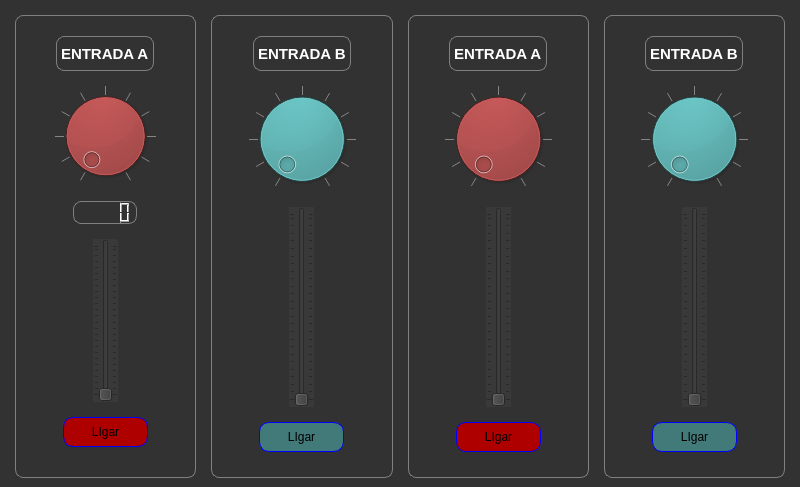
<?xml version="1.0" encoding="UTF-8"?>
<ui version="4.0">
 <class>MainWindow</class>
 <widget class="QMainWindow" name="MainWindow">
  <property name="geometry">
   <rect>
    <x>0</x>
    <y>0</y>
    <width>800</width>
    <height>487</height>
   </rect>
  </property>
  <property name="windowTitle">
   <string>MainWindow</string>
  </property>
  <widget class="QWidget" name="centralwidget">
   <property name="styleSheet">
    <string notr="true">QWidget #centralwidget{
	background-color: rgb(50, 50, 50);
}
QFrame{
	border: 1px solid gray;
	border-radius: 8px;
}
QLabel{
	color: rgb(255, 255, 255);
	font-size: 15px;
	font-weight: bold;
}



</string>
   </property>
   <layout class="QHBoxLayout" name="horizontalLayout_2">
    <property name="spacing">
     <number>6</number>
    </property>
    <property name="leftMargin">
     <number>15</number>
    </property>
    <property name="topMargin">
     <number>15</number>
    </property>
    <property name="rightMargin">
     <number>15</number>
    </property>
    <item>
     <layout class="QHBoxLayout" name="horizontalLayout">
      <property name="spacing">
       <number>15</number>
      </property>
      <item>
       <widget class="QFrame" name="frame">
        <property name="styleSheet">
         <string notr="true">QDial{
	background-color: rgb(175, 0, 0);
}
QFrame{
	border: 1px solid gray;
}
QPushButton {
	background-color: rgb(175, 0, 0);
	border-radius: 10px;
	border: 1px solid blue;
}
</string>
        </property>
        <property name="frameShape">
         <enum>QFrame::StyledPanel</enum>
        </property>
        <property name="frameShadow">
         <enum>QFrame::Sunken</enum>
        </property>
        <property name="lineWidth">
         <number>5</number>
        </property>
        <layout class="QHBoxLayout" name="horizontalLayout_3">
         <property name="leftMargin">
          <number>0</number>
         </property>
         <property name="topMargin">
          <number>10</number>
         </property>
         <property name="rightMargin">
          <number>0</number>
         </property>
         <property name="bottomMargin">
          <number>15</number>
         </property>
         <item>
          <layout class="QVBoxLayout" name="verticalLayout_7" stretch="0,0,0,0,0">
           <property name="spacing">
            <number>15</number>
           </property>
           <property name="topMargin">
            <number>10</number>
           </property>
           <property name="bottomMargin">
            <number>15</number>
           </property>
           <item alignment="Qt::AlignHCenter">
            <widget class="QLabel" name="lb_a">
             <property name="minimumSize">
              <size>
               <width>0</width>
               <height>35</height>
              </size>
             </property>
             <property name="maximumSize">
              <size>
               <width>16777215</width>
               <height>35</height>
              </size>
             </property>
             <property name="font">
              <font>
               <pointsize>-1</pointsize>
               <bold>true</bold>
               <underline>false</underline>
              </font>
             </property>
             <property name="text">
              <string>ENTRADA A</string>
             </property>
            </widget>
           </item>
           <item>
            <widget class="QDial" name="dial_a">
             <property name="cursor">
              <cursorShape>PointingHandCursor</cursorShape>
             </property>
             <property name="singleStep">
              <number>10</number>
             </property>
             <property name="notchesVisible">
              <bool>true</bool>
             </property>
            </widget>
           </item>
           <item alignment="Qt::AlignHCenter">
            <widget class="QLCDNumber" name="lcd">
             <property name="maximumSize">
              <size>
               <width>16777215</width>
               <height>30</height>
              </size>
             </property>
             <property name="lineWidth">
              <number>1</number>
             </property>
             <property name="midLineWidth">
              <number>0</number>
             </property>
             <property name="smallDecimalPoint">
              <bool>false</bool>
             </property>
             <property name="digitCount">
              <number>5</number>
             </property>
             <property name="segmentStyle">
              <enum>QLCDNumber::Outline</enum>
             </property>
             <property name="intValue" stdset="0">
              <number>0</number>
             </property>
            </widget>
           </item>
           <item alignment="Qt::AlignHCenter">
            <widget class="QSlider" name="dlz_01">
             <property name="maximumSize">
              <size>
               <width>16777215</width>
               <height>185</height>
              </size>
             </property>
             <property name="cursor">
              <cursorShape>PointingHandCursor</cursorShape>
             </property>
             <property name="styleSheet">
              <string notr="true">QSlider{
background-color: rgb(57, 57, 57);
}

QSlider::TicksAbove{
	1;
}
</string>
             </property>
             <property name="minimum">
              <number>0</number>
             </property>
             <property name="maximum">
              <number>49</number>
             </property>
             <property name="tracking">
              <bool>false</bool>
             </property>
             <property name="orientation">
              <enum>Qt::Vertical</enum>
             </property>
             <property name="tickPosition">
              <enum>QSlider::TicksBothSides</enum>
             </property>
             <property name="tickInterval">
              <number>2</number>
             </property>
            </widget>
           </item>
           <item alignment="Qt::AlignHCenter">
            <widget class="QPushButton" name="btnPlay_a">
             <property name="minimumSize">
              <size>
               <width>85</width>
               <height>30</height>
              </size>
             </property>
             <property name="maximumSize">
              <size>
               <width>16777215</width>
               <height>16777215</height>
              </size>
             </property>
             <property name="cursor">
              <cursorShape>PointingHandCursor</cursorShape>
             </property>
             <property name="text">
              <string>LIgar</string>
             </property>
             <property name="checkable">
              <bool>true</bool>
             </property>
             <property name="checked">
              <bool>false</bool>
             </property>
            </widget>
           </item>
          </layout>
         </item>
        </layout>
       </widget>
      </item>
      <item>
       <widget class="QFrame" name="frame_2">
        <property name="styleSheet">
         <string notr="true">QDial{
	background-color: rgb(66, 121, 121);
	border: 5px solid blue;
}
QPushButton {
	background-color: rgb(66, 121, 121);
	border-radius: 10px;
	border: 1px solid blue;
}

</string>
        </property>
        <property name="frameShape">
         <enum>QFrame::StyledPanel</enum>
        </property>
        <property name="frameShadow">
         <enum>QFrame::Sunken</enum>
        </property>
        <property name="lineWidth">
         <number>5</number>
        </property>
        <layout class="QVBoxLayout" name="verticalLayout">
         <property name="leftMargin">
          <number>0</number>
         </property>
         <property name="topMargin">
          <number>10</number>
         </property>
         <property name="rightMargin">
          <number>0</number>
         </property>
         <property name="bottomMargin">
          <number>15</number>
         </property>
         <item>
          <layout class="QVBoxLayout" name="verticalLayout_2">
           <property name="spacing">
            <number>15</number>
           </property>
           <property name="topMargin">
            <number>10</number>
           </property>
           <property name="bottomMargin">
            <number>10</number>
           </property>
           <item alignment="Qt::AlignHCenter">
            <widget class="QLabel" name="lb_b">
             <property name="maximumSize">
              <size>
               <width>16777215</width>
               <height>35</height>
              </size>
             </property>
             <property name="font">
              <font>
               <pointsize>-1</pointsize>
               <bold>true</bold>
              </font>
             </property>
             <property name="text">
              <string>ENTRADA B</string>
             </property>
            </widget>
           </item>
           <item>
            <widget class="QDial" name="dial_b">
             <property name="cursor">
              <cursorShape>PointingHandCursor</cursorShape>
             </property>
             <property name="singleStep">
              <number>10</number>
             </property>
             <property name="notchesVisible">
              <bool>true</bool>
             </property>
            </widget>
           </item>
           <item alignment="Qt::AlignHCenter">
            <widget class="QSlider" name="dlz_02">
             <property name="maximumSize">
              <size>
               <width>16777215</width>
               <height>200</height>
              </size>
             </property>
             <property name="cursor">
              <cursorShape>PointingHandCursor</cursorShape>
             </property>
             <property name="styleSheet">
              <string notr="true">background-color: rgb(57, 57, 57);</string>
             </property>
             <property name="maximum">
              <number>49</number>
             </property>
             <property name="orientation">
              <enum>Qt::Vertical</enum>
             </property>
             <property name="tickPosition">
              <enum>QSlider::TicksBothSides</enum>
             </property>
             <property name="tickInterval">
              <number>2</number>
             </property>
            </widget>
           </item>
           <item alignment="Qt::AlignHCenter">
            <widget class="QPushButton" name="liga_Btn_02">
             <property name="minimumSize">
              <size>
               <width>85</width>
               <height>30</height>
              </size>
             </property>
             <property name="maximumSize">
              <size>
               <width>85</width>
               <height>16777215</height>
              </size>
             </property>
             <property name="cursor">
              <cursorShape>PointingHandCursor</cursorShape>
             </property>
             <property name="text">
              <string>LIgar</string>
             </property>
            </widget>
           </item>
          </layout>
         </item>
        </layout>
       </widget>
      </item>
      <item>
       <widget class="QFrame" name="frame_3">
        <property name="styleSheet">
         <string notr="true">QDial{
	background-color: rgb(175, 0, 0);
}
QFrame{
	border: 1px solid gray;
}
QPushButton {
	background-color: rgb(175, 0, 0);
	border-radius: 10px;
	border: 1px solid blue;
}
</string>
        </property>
        <property name="frameShape">
         <enum>QFrame::StyledPanel</enum>
        </property>
        <property name="frameShadow">
         <enum>QFrame::Sunken</enum>
        </property>
        <property name="lineWidth">
         <number>5</number>
        </property>
        <layout class="QVBoxLayout" name="verticalLayout_14">
         <property name="leftMargin">
          <number>0</number>
         </property>
         <property name="topMargin">
          <number>10</number>
         </property>
         <property name="rightMargin">
          <number>0</number>
         </property>
         <property name="bottomMargin">
          <number>15</number>
         </property>
         <item>
          <layout class="QVBoxLayout" name="verticalLayout_3">
           <property name="spacing">
            <number>15</number>
           </property>
           <property name="topMargin">
            <number>10</number>
           </property>
           <property name="bottomMargin">
            <number>10</number>
           </property>
           <item alignment="Qt::AlignHCenter">
            <widget class="QLabel" name="lb_c">
             <property name="maximumSize">
              <size>
               <width>16777215</width>
               <height>35</height>
              </size>
             </property>
             <property name="text">
              <string>ENTRADA A</string>
             </property>
            </widget>
           </item>
           <item>
            <widget class="QDial" name="dial_c">
             <property name="cursor">
              <cursorShape>PointingHandCursor</cursorShape>
             </property>
             <property name="singleStep">
              <number>10</number>
             </property>
             <property name="notchesVisible">
              <bool>true</bool>
             </property>
            </widget>
           </item>
           <item alignment="Qt::AlignHCenter">
            <widget class="QSlider" name="dlz_03">
             <property name="maximumSize">
              <size>
               <width>16777215</width>
               <height>200</height>
              </size>
             </property>
             <property name="cursor">
              <cursorShape>PointingHandCursor</cursorShape>
             </property>
             <property name="styleSheet">
              <string notr="true">background-color: rgb(57, 57, 57);</string>
             </property>
             <property name="maximum">
              <number>49</number>
             </property>
             <property name="orientation">
              <enum>Qt::Vertical</enum>
             </property>
             <property name="tickPosition">
              <enum>QSlider::TicksBothSides</enum>
             </property>
             <property name="tickInterval">
              <number>2</number>
             </property>
            </widget>
           </item>
           <item alignment="Qt::AlignHCenter">
            <widget class="QPushButton" name="liga_Btn_03">
             <property name="minimumSize">
              <size>
               <width>85</width>
               <height>30</height>
              </size>
             </property>
             <property name="cursor">
              <cursorShape>PointingHandCursor</cursorShape>
             </property>
             <property name="text">
              <string>LIgar</string>
             </property>
            </widget>
           </item>
          </layout>
         </item>
        </layout>
       </widget>
      </item>
      <item>
       <widget class="QFrame" name="frame_4">
        <property name="styleSheet">
         <string notr="true">QDial{
	background-color: rgb(66, 121, 121);
	border: 5px solid blue;
}
QPushButton {
	background-color: rgb(66, 121, 121);
	border-radius: 10px;
	border: 1px solid blue;
}

</string>
        </property>
        <property name="frameShape">
         <enum>QFrame::StyledPanel</enum>
        </property>
        <property name="frameShadow">
         <enum>QFrame::Sunken</enum>
        </property>
        <property name="lineWidth">
         <number>5</number>
        </property>
        <layout class="QVBoxLayout" name="verticalLayout_15">
         <property name="leftMargin">
          <number>0</number>
         </property>
         <property name="topMargin">
          <number>10</number>
         </property>
         <property name="rightMargin">
          <number>0</number>
         </property>
         <property name="bottomMargin">
          <number>15</number>
         </property>
         <item>
          <layout class="QVBoxLayout" name="verticalLayout_4">
           <property name="spacing">
            <number>15</number>
           </property>
           <property name="topMargin">
            <number>10</number>
           </property>
           <property name="bottomMargin">
            <number>10</number>
           </property>
           <item alignment="Qt::AlignHCenter">
            <widget class="QLabel" name="label_d">
             <property name="maximumSize">
              <size>
               <width>16777215</width>
               <height>35</height>
              </size>
             </property>
             <property name="text">
              <string>ENTRADA B</string>
             </property>
            </widget>
           </item>
           <item>
            <widget class="QDial" name="dial_d">
             <property name="cursor">
              <cursorShape>PointingHandCursor</cursorShape>
             </property>
             <property name="singleStep">
              <number>10</number>
             </property>
             <property name="notchesVisible">
              <bool>true</bool>
             </property>
            </widget>
           </item>
           <item alignment="Qt::AlignHCenter">
            <widget class="QSlider" name="dlz_04">
             <property name="maximumSize">
              <size>
               <width>16777215</width>
               <height>200</height>
              </size>
             </property>
             <property name="cursor">
              <cursorShape>PointingHandCursor</cursorShape>
             </property>
             <property name="styleSheet">
              <string notr="true">background-color: rgb(57, 57, 57);</string>
             </property>
             <property name="maximum">
              <number>49</number>
             </property>
             <property name="orientation">
              <enum>Qt::Vertical</enum>
             </property>
             <property name="tickPosition">
              <enum>QSlider::TicksBothSides</enum>
             </property>
             <property name="tickInterval">
              <number>2</number>
             </property>
            </widget>
           </item>
           <item alignment="Qt::AlignHCenter">
            <widget class="QPushButton" name="liga_Btn_04">
             <property name="minimumSize">
              <size>
               <width>85</width>
               <height>30</height>
              </size>
             </property>
             <property name="cursor">
              <cursorShape>PointingHandCursor</cursorShape>
             </property>
             <property name="text">
              <string>LIgar</string>
             </property>
            </widget>
           </item>
          </layout>
         </item>
        </layout>
       </widget>
      </item>
     </layout>
    </item>
   </layout>
  </widget>
 </widget>
 <resources/>
 <connections/>
</ui>
